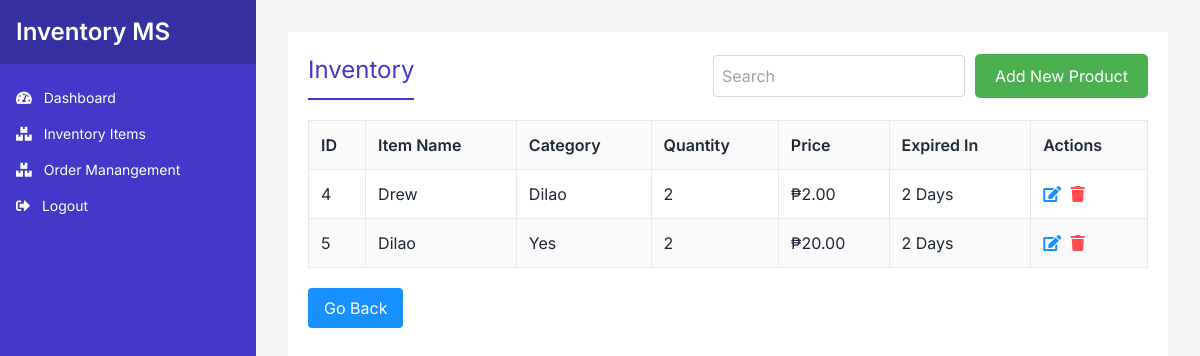
Page /inventory/inventory-items/ on the committed database.
### inventory/models.py (models this page shows)
class InventoryItem(models.Model):
    id = models.AutoField(primary_key=True)
    name = models.CharField(max_length=255)
    category = models.CharField(max_length=255)
    quantity = models.IntegerField()
    price = models.DecimalField(max_digits=10, decimal_places=2)
    expiry_days = models.IntegerField()

### inventory/views.py (the view)
# urls.py: path('inventory-items/', views.inventory_items, name='inventory_items'),
def inventory_items(request):
    inventory_items = InventoryItem.objects.all()
    return render(request, 'inventory/inventory_items.html', {
        'inventory_items': inventory_items,
    })

### inventory/templates/inventory/inventory_items.html (shortened to what this page needs)
{% extends 'inventory/dashboard.html' %}
{% load static %}
{% block content %}
<link rel="stylesheet" href="{% static 'css/inventory_items.css' %}">
<div class="container">
    <main class="main-content">
        <div class="content-header">
            <h1>Inventory</h1>
            <div class="search-add">
                <input type="text" placeholder="Search">
                <button class="add-product" onclick="openAddProductModal()">Add New Product</button>
            </div>
        </div>
        <table class="inventory-table">
            <thead>
                <tr>
                    <th>ID</th>
                    <th>Item Name</th>
                    <th>Category</th>
                    <th>Quantity</th>
                    <th>Price</th>
                    <th>Expired In</th>
                    <th>Actions</th>
                </tr>
            </thead>
            <tbody id="inventoryTableBody">
                {% for item in inventory_items %}
                <tr>
                    <td>{{ item.id }}</td>
                    <td>{{ item.name }}</td>
                    <td>{{ item.category }}</td>
                    <td>{{ item.quantity }}</td>
                    <td>₱{{ item.price|floatformat:2 }}</td>
                    <td>{{ item.expiry_days }} Days</td>
                    <td>
                        <button class="edit" onclick="editItem('{{ item.id }}')"><i class="fas fa-edit"></i></button>
                        <button class="delete" onclick="deleteItem('{{ item.id }}')"><i class="fas fa-trash"></i></button>
                    </td>
                </tr>
                {% empty %}
                <tr>
                    <td colspan="7">No inventory items found.</td>
                </tr>
                {% endfor %}
            </tbody>
        </table>
        <button class="go-back" onclick="history.back()">Go Back</button>
    </main>
</div>
{% endblock %}

### inventory/static/css/dashboard.css (style rules this page uses)
:root { --primary-color: #4338ca; --primary-light: #6366f1; --secondary-color: #10b981; --text-color: #1f2937; --bg-color: #f3f4f6; --card-bg: #ffffff; }
body { font-family: 'Inter', sans-serif; background-color: var(--bg-color) !important; color: var(--text-color) !important; margin: 0; padding: 0; }
.container { display: flex; min-height: 100vh; }
.main-content { flex-grow: 1; padding: 30px; }
h1 { font-size: 28px; color: var(--primary-color); margin-bottom: 20px; border-bottom: 2px solid var(--primary-color); padding-bottom: 10px; }

### inventory/static/css/inventory_items.css (style rules this page uses)
body, html { margin: 0; padding: 0; font-family: 'Inter', sans-serif; background-color: #f0f2f5; }
.container { display: flex; height: 100vh; }
.main-content { flex-grow: 1; padding: 20px; background-color: #fff; }
.content-header { display: flex; justify-content: space-between; align-items: center; margin-bottom: 20px; }
.content-header h1 { font-size: 24px; margin: 0; }
.search-add { display: flex; align-items: center; }
.search-add input { padding: 8px; border: 1px solid #d9d9d9; border-radius: 4px; margin-right: 10px; }
.add-product { background-color: #1890ff; color: white; border: none; padding: 8px 16px; border-radius: 4px; cursor: pointer; }
.inventory-table { width: 100%; border-collapse: collapse; margin-bottom: 20px; }
.inventory-table th, .inventory-table td { border: 1px solid #e8e8e8; padding: 12px; text-align: left; }
.inventory-table th { background-color: #fafafa; font-weight: 600; }
.inventory-table tr:nth-child(even) { background-color: #fafafa; }
.edit, .delete { background: none; border: none; cursor: pointer; margin-right: 5px; }
.edit i { color: #1890ff; }
.delete i { color: #ff4d4f; }
.go-back { background-color: #1890ff; color: white; border: none; padding: 8px 16px; border-radius: 4px; cursor: pointer; }

### inventory/templates/inventory/inventory_items.html (style rules this page uses)
.add-product { background-color: #4CAF50; color: white; padding: 10px 20px; border: none; border-radius: 5px; cursor: pointer; width: 100%; font-size: 16px; }

### rows in the picture
InventoryItem: id "4", name "Drew", category "Dilao", quantity "2", price "2.00", expiry_days "2"
InventoryItem: id "5", name "Dilao", category "Yes", quantity "2", price "20.00", expiry_days "2"
